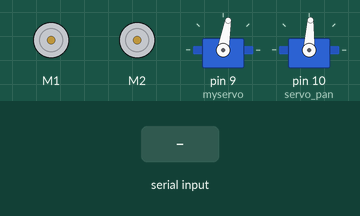
A sketch run on a simulated Arduino Uno, built with avr-gcc and run on an emulated ATmega328P. Parts: 2 × DC motor (green arrow = forward, orange = backward, longer = faster), 2 × servo. The inputs (shaded band) are chosen by the test bench.

Above: at 1.2 s.
1.3 s: "90,45\n" received over Serial
At 1.8 s:
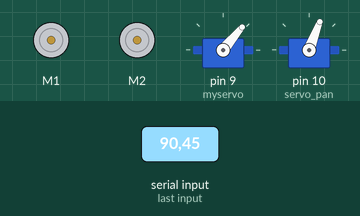
2.8 s: "1\n" received over Serial
At 3.2 s:
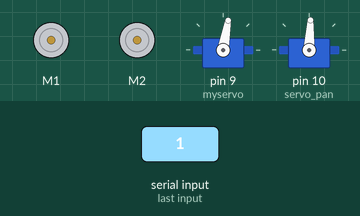
4.3 s: "90\n" received over Serial
At 4.9 s:
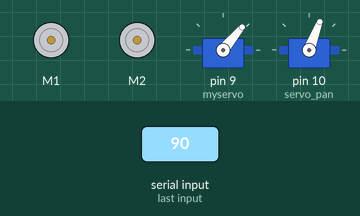
5.8 s: "5\n" received over Serial
At 6.8 s:
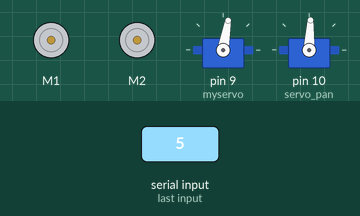
Timing chart, 0 to 8.3 s (numbered marks = the images above; inputs shaded):
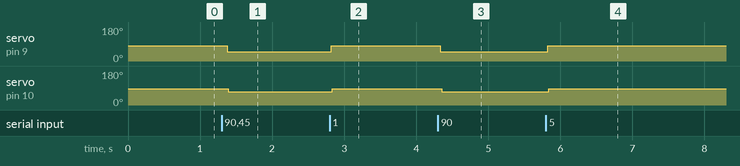

Measured:
- after the input at 1.3 s, servo on pin 9 (myservo): 80° → 50° after 0.08 s; servo on pin 10 (servo_pan): 87° → 69° after 0.09 s
- after the input at 2.8 s, servo on pin 9 (myservo): 50° → 80° at once; servo on pin 10 (servo_pan): 69° → 87° at once
- after the input at 4.3 s, servo on pin 9 (myservo): 80° → 50° at once; servo on pin 10 (servo_pan): 87° → 69° after 0.05 s
- after the input at 5.8 s, servo on pin 9 (myservo): 50° → 80° at once; servo on pin 10 (servo_pan): 69° → 87° at once

The sketch:

main_arduino.ino
```cpp
#include <Wire.h>
#include <Adafruit_MotorShield.h>
#include <Servo.h>
#include "utility/Adafruit_PWMServoDriver.h"
#define Center 80
#define PanCenter 87

Servo myservo;
Adafruit_MotorShield AFMS = Adafruit_MotorShield();
Adafruit_DCMotor *M1 = AFMS.getMotor(1);
Adafruit_DCMotor *M2 = AFMS.getMotor(2);

#include <Servo.h>

Servo servo;
Servo servo_pan;
Servo servo_tilt;

const int NUMBER_OF_FIELDS = 2; // how many comma separated fields we expect
int fieldIndex = 0;            // the current field being received
double values[NUMBER_OF_FIELDS];   // array holding values for all the fields
double theta;
int FLAG;
int sign = 1;

void setup()
{
  Serial.begin(115200); // Initialize serial port to send and receive at 115200 baud

  AFMS.begin();
  M1->setSpeed(25);
  M2->setSpeed(25);
  M1->run(FORWARD);
  M2->run(FORWARD);

  myservo.attach(9);
  servo_pan.attach(10);
  //servo_tilt.attach(11);
  servo_pan.write(PanCenter);
  //servo_tilt.write(90);
  myservo.write(Center);
  //M1->run(RELEASE);
  //M2->run(RELEASE);
}

void loop()
{     //servo_pan.write(90);
    if(abs(theta)<40 && FLAG == 1)
    {

      M1->run(FORWARD);
      M2->run(FORWARD);
      M1->setSpeed(30);
      M2->setSpeed(30);
    }
    else
    {   M1->run(RELEASE);
        M2->run(RELEASE);
      }
      //M1->setSpeed(25);
      //M2->setSpeed(25);                             s
  if( Serial.available())
  {
    char ch = Serial.read();
    if(ch >= '0' && ch <= '9') // is this an ascii digit between 0 and 9?
    {
                          // yes, accumulate the value if the fieldIndex is within range
                          // additional fields are not stored
                          if(fieldIndex < NUMBER_OF_FIELDS)
                          {
                            values[fieldIndex] = (values[fieldIndex] * 10) + (ch - '0');
                          }
                        }
                        else if (ch == ',')  // comma is our separator, so move on to the next field
                        {
                            values[fieldIndex] = values[fieldIndex] * sign;
                            fieldIndex++;   // increment field index
                            sign = 1;
                        }
                        else if (ch== '-')
                        {
                            sign = -1;
                        }
                        else
                        {
                          // any character not a digit or comma ends the acquisition of fields
                          // in this example it's the newline character sent by the Serial Monitor
                          values[fieldIndex] = values[fieldIndex] * sign; //last number
                          // print each of the stored fields
                          theta = values[0]; //get degree error
                          FLAG = values[1]; //get FLAG

                          for(int i=0; i < min(NUMBER_OF_FIELDS, fieldIndex+1); i++)
                          {
                            //Serial.println(values[i]);
                            values[i] = 0; // set the values to zero, ready for the next message
                          }
                          fieldIndex = 0;  // ready to start over
                          sign = 1;
                          //robot(Rtarget,Ltarget);
                        }


  }
    int pan=0;
    int panOffsetLimit=20;
    int wheelServo=0;


    int pan_increment=int(theta)*0.2;

    if(abs(pan_increment)<2)
      { pan_increment=0;
      }


    pan=87-pan_increment;


    if(abs(theta)<60)

    {wheelServo=Center-0.1*int(theta);
    }
     else
     {wheelServo=Center-0.6*int(theta);
     }


    wheelServo=Center-0.7*int(theta);

    if(pan>(PanCenter+panOffsetLimit))
   {
       pan=PanCenter+panOffsetLimit;
   }

    if(pan<(PanCenter-panOffsetLimit))
    {
   pan=PanCenter-panOffsetLimit;
  }


    if(wheelServo>110)
   {
   wheelServo=110;
   }

    if(wheelServo<50)
    {
    wheelServo=50;
  }


    if(abs(theta)<10)
    {
      myservo.write(Center);
      delay(15);
    }
    else{
     myservo.write(wheelServo);
     delay(15);
    }

    //if(abs(theta)<35)
    //{servo_tilt.write(87);
  //}
    //else
   // {
      servo_pan.write(pan);
    //}
}
```
